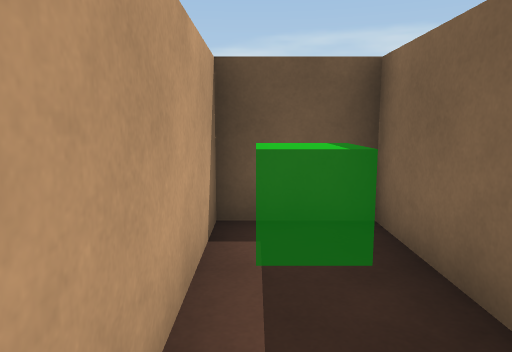
view 1 (above)

16 first-person views from a walk through a 3-D level made in the Unity game engine. The camera is 1.2 m above the floor, tilts 8° down and sees 70° across. The floor is counted in squares, 1 m on a side. Each view is taken from the middle of a square. On the plan, view 1 faces up. The plan holds only what a view shows up to about 15 squares ahead; the rest is blank. The player character is not drawn.

view 2
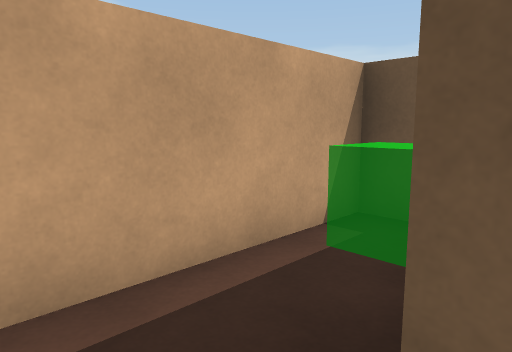

view 3
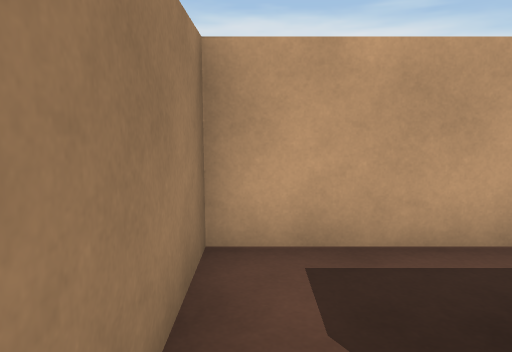

view 4
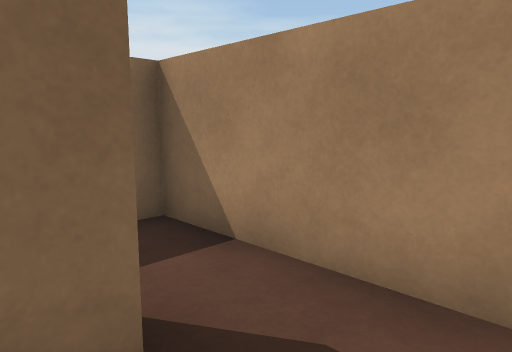

view 5
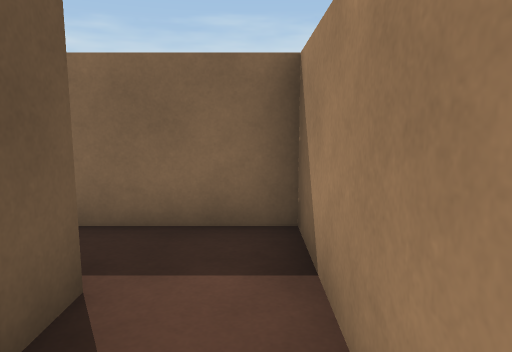

view 6
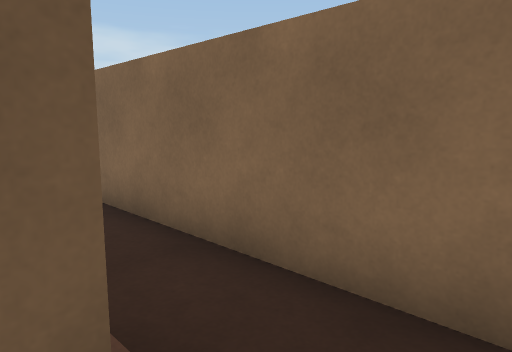

view 7
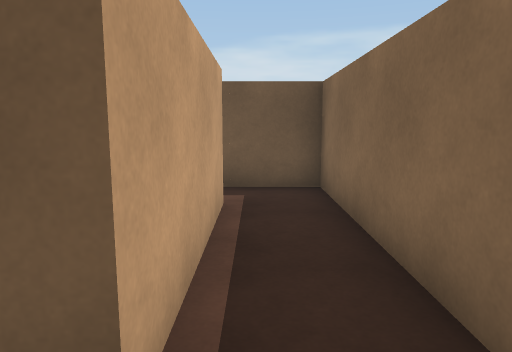

view 8
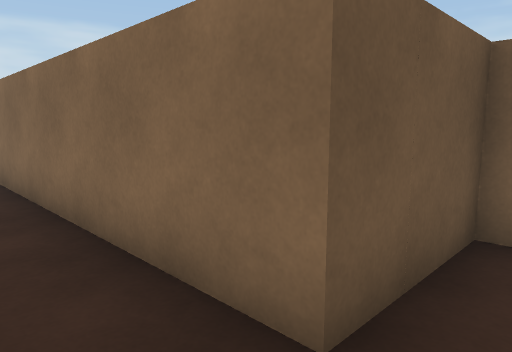

view 9
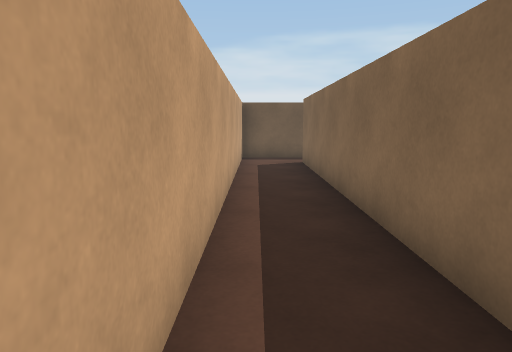

view 10
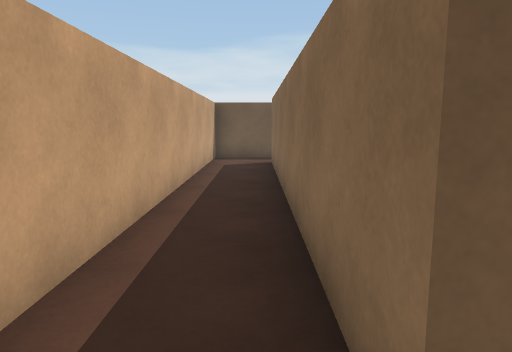

view 11
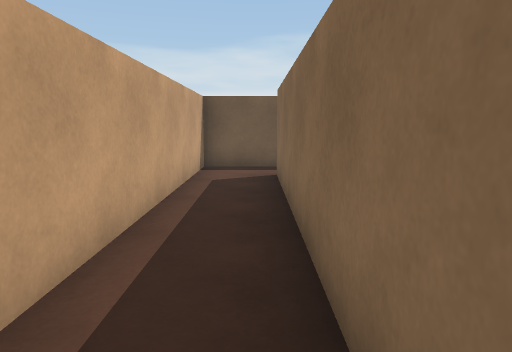

view 12
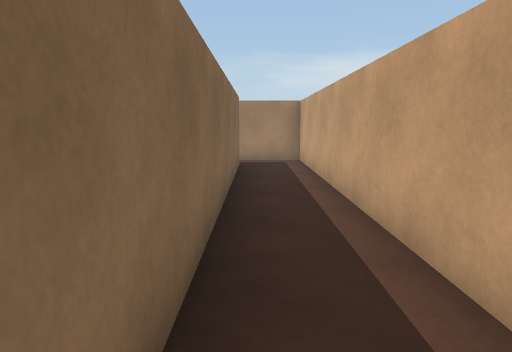

view 13
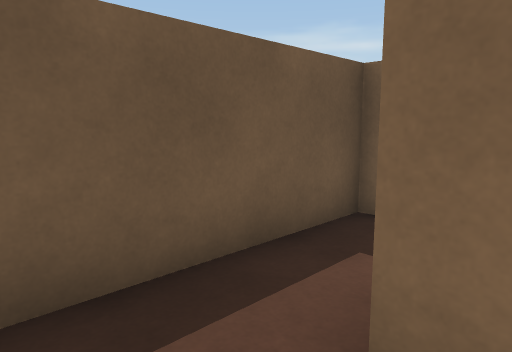

view 14
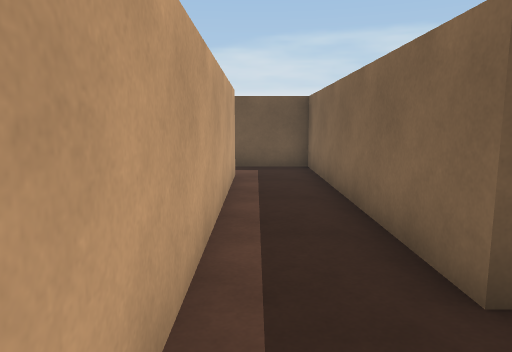

view 15
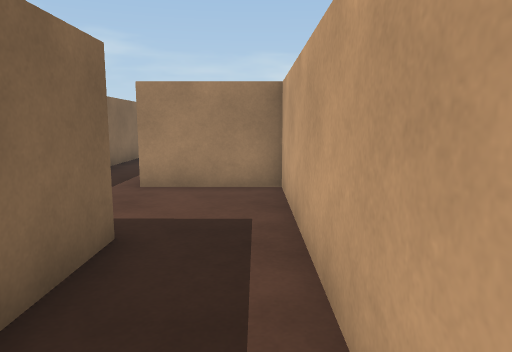

view 16
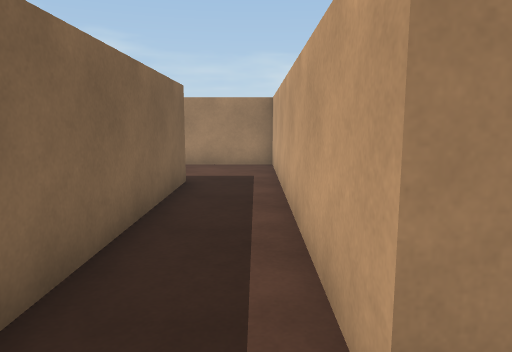

### Floor plan
Points are (right, up) in squares from view 1. A wall is a line through its corners. A room is listed if a view was taken in it or the views show most of it. See-through windows are left out.
Room 1 (views 1, 2, 4, 5, 6, 8, 9, 10, 11, 12, 13)
walls: (2.6, 7) (1.5, 7) (1.5, 17.8); (2.5, 1.3) (1.5, 1.3) (1.5, 4.5); (2, 17.7) (2.5, 17.7); (2.5, 19.5) (-0.5, 19.5) (-0.5, -0.5) (2.4, -0.5)
ways out: opening at (2, 0.5) to room 2; opening at (2, 6) to room 2; opening at (2, 18.5) to room 2
objects: block (0, 4) to (1, 5)
Room 2 (views 3, 7, 14, 15, 16)
walls: (4.5, 11.2) (4.5, 19.5) (2.5, 19.5); (4.4, 8) (5.2, 8); (2.5, 5.5) (2.5, 1.3); (2.5, 17.7) (2.5, 8); (2.4, -0.5) (4.3, -0.5) (4.3, 7)
ways out: opening at (2, 0.5) to room 1; opening at (2, 6) to room 1; opening at (2, 18.5) to room 1; opening at (5, 9.5)
objects: block (3, 7) to (4, 8)

Where each view was taken, in squares from view 1:
view 1: 0 up, 0 right, facing up
view 2: 0 up, 2 right, facing up-left
view 3: 0 up, 3 right, facing left
view 4: 2 up, 0 right, facing down-right
view 5: 0 up, 0 right, facing right
view 6: 0 up, 2 right, facing up-right
view 7: 0 up, 3 right, facing up
view 8: 6 up, 0 right, facing up-right
view 9: 6 up, 0 right, facing up
view 10: 6 up, 1 right, facing up
view 11: 9 up, 1 right, facing up
view 12: 18 up, 1 right, facing down
view 13: 17 up, 0 right, facing up-right
view 14: 9 up, 3 right, facing up
view 15: 15 up, 3 right, facing down
view 16: 19 up, 3 right, facing down
